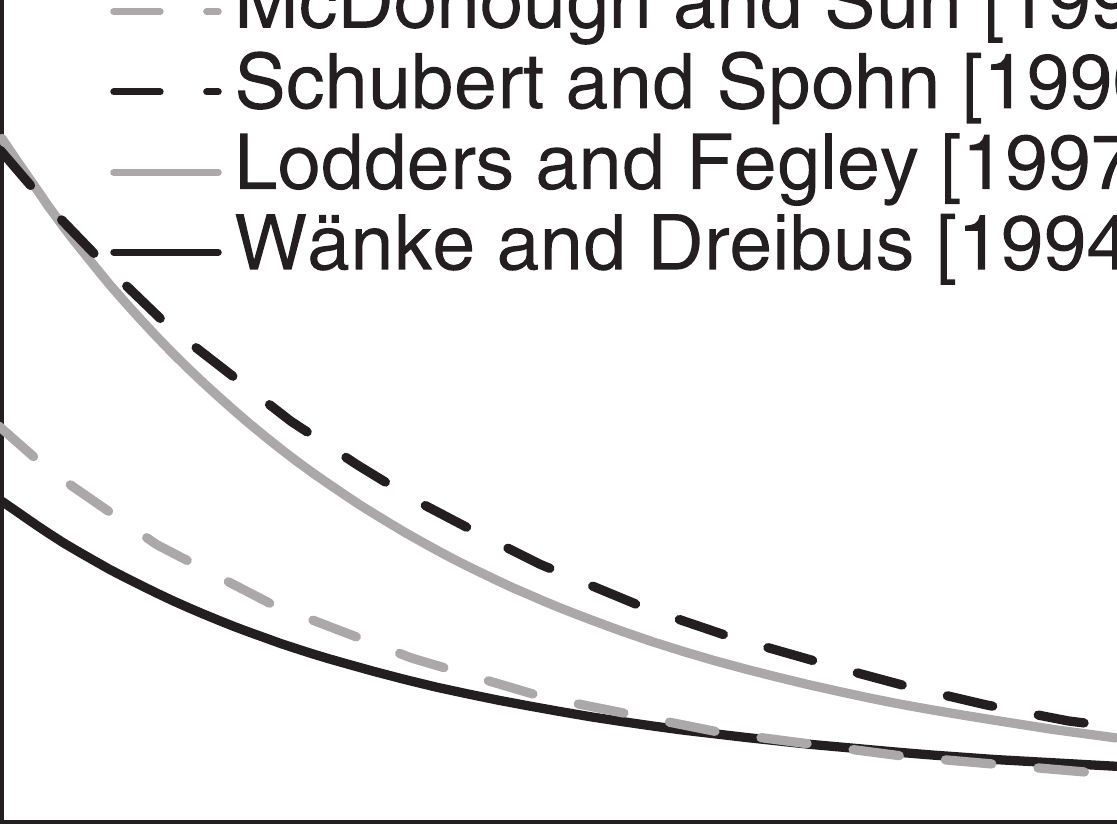
#> input picture parameterized_convection/hauck_phillips.png, 1117 x 824 px
$ python heat_production.py   (Python 2 division)
#> lines starting #> are read from the running program, lines starting #| are printed output that depends on the picture
import numpy as np
from scipy.constants import pi, N_A, Julian_year, gram
# - Citations:## Beattie, Paul. "The generation of uranium series disequilibria by partial melting of
# spinel peridotite: constraints from partitioning studies." EPSL 117.3 (1993): 379-391.
#
#  Hart, Stanley R., and Todd Dunn. "Experimental melt partitioning of 24 trace elements."
#  Contributions to Mineralogy and Petrology 113.1 (1993): 1-8.
#
#  Hauri, Erik H., Thomas P. Wagner, and Timothy L. Grove. "Experimental and natural partitioning
#  of Th, U, Pb and other trace elements between garnet, clinopyroxene and basaltic melts."
#  Chemical Geology 117.1 (1994): 149-166.
#
#  Wanke, Heinrich, Gerlind Dreibus, and I. P. Wright. "Chemistry and accretion history of Mars."
#  Philosophical Transactions of the Royal Society of London. Physical and Engineering
#  Sciences 349.1690 (1994): 285-293.
#
#  Peplowski, Patrick N., et al. "Radioactive elements on Mercurys surface from MESSENGER:
#  Implications for the planets formation and evolution." Science 333.6051 (2011): 1850-1852.
#
#  Turcotte, Donald L., and Gerald Schubert. Geodynamics. Cambridge University Press, 2014.
#
#  Lodders, K., and B. Fegley Jr. "An oxygen isotope model for the composition of Mars."
#  Icarus 126.2 (1997): 373-394.
#
#  McDonough, William F., and S-S. Sun. "The composition of the Earth." Chemical geology
#  120.3 (1995): 223-253.
#
#  Hauck II, Steven A., et al. "Internal and tectonic evolution of Mercury." Earth and
#  Planetary Science Letters 222.3 (2004): 713-728.


class radioactive_species(object):
    def __init__(self, heat_release, half_life, bulk_concentration, partition_coefficient=None):
        """
        Assumes that the concentrations are given in ppm, WHICH IS WEIGHT FRACTION!
        :param heat_release:
        :param half_life:
        :param concentration:
        :param partition_coefficient:
        :param ppm_given:
        :return:
        """
        self.half_life = half_life * Julian_year  # Convert from years to seconds
        self.heat_release = heat_release
        self.four_and_a_half_Gyr = 4.5*Julian_year*1.e9
        self.bulk_concentration = bulk_concentration*1.e-6 # ppm
        self.initial_bulk_concentration = self.bulk_concentration * np.exp(self.four_and_a_half_Gyr * np.log(2.) / self.half_life)
        self.partition_coefficient = partition_coefficient

    def heat_generation_rate(self, time):
        return self.heat_release * self.initial_bulk_concentration * np.exp(-np.log(2.) * (time) / self.half_life)

    def liquid_partioning(self, F):
        """
        Calculate the concentration of heat producing elements in the liquid phase
        from the depth dependent melt fraction, F.
        :param F:
        :return:
        """
        assert self.bulk_concentration is not None, "Bulk Concentration not set."
        assert 0 <= F <= 1, "Depth Dependent Melt Fraction is not between 0 and 1"
        assert self.partition_coefficient is not None, "Partition coefficient not set."
        liquid_concentration = (self.bulk_concentration / F) * [1 - np.power(1 - F, 1 / self.partition_coefficient)]
        return liquid_concentration


class radiogenic_heating(object):
    def __init__(self, uranium_params, thorium_params, potassium_params, model_name=None):
        self.model_name = model_name
        U238fraction = 0.9928
        U235fraction = 0.0071
        K40fraction  = 0.000119
        Th232fraction = 1.0
        # From Hauck et al 2004
        self.bulk_distribution_coefficient = 0.1
        natural_uranium_concentration = uranium_params.pop('bulk_concentration')
        #TODO FINISH THIS.
        self.uranium235 = radioactive_species(heat_release = uranium_params.pop('heat_release_235'),
                                              half_life = uranium_params.pop('half_life_235'),
                                              bulk_concentration = U235fraction*natural_uranium_concentration )

        self.uranium238 = radioactive_species(heat_release = uranium_params.pop('heat_release_238'),
                                              half_life = uranium_params.pop('half_life_238'),
                                              bulk_concentration = U238fraction*natural_uranium_concentration  )
        self.thorium = radioactive_species(**thorium_params)
        self.potassium = radioactive_species(**potassium_params)

    def heat_production(self, time):
        total_heat = self.uranium235.heat_generation_rate(time) + self.uranium238.heat_generation_rate(time) + \
                     self.thorium.heat_generation_rate(time) + 0.000119*self.potassium.heat_generation_rate(time)
        return total_heat

    def batch_melting_fractionization(self, melt_fraction):
        '''
        Fractionation due to batch-melting, equation (12) from Hauck et al 2004.
        :param melt_fraction:
        :return:
        '''
        concentration_melt = 1./(melt_fraction+self.bulk_distribution_coefficient*(1.-melt_fraction))
        return concentration_melt

# ------------------------------------------------------------- #
# - Partition coefficients
# ------------------------------------------------------------- #
# The Partition coefficients are similar for all relevent heat producing
# elements, Beattie (1993).

# From Hart and Dunn (1993), and Hauri et al (1994):
D_clinopyroxene = 0.01
D_garnet = 0.004

# Mars composition, from Wanke and Dreibus (1994):
D_Wanke_Dreibus_Mars = 0.002

# ------------------------------------------------------------- #
# -  Radiogenic Abundances
# ------------------------------------------------------------- #
# Mercury Surface Composition from Peplowski et al (2011), see supplement:
C_Potassium_Peplowski = 1150.  # ppm
C_Uranium238_Peplowski = 220e-3  # ppm
C_Thorium232_Peplowski = 90e-3  # ppm

# "Bulk Silicate Earth" from McDonough and Sun (1995):
C_Potassium_BSE = 240.  # ppm
C_Thorium_BSE = 20.3e-3  # ppm
C_Uranium_BSE = 79.5e-3  # ppm

# CI Carbonaceous Chondrites  from McDonough and Sun (1995):
C_Potassium_CI = 550.  # ppm
C_Uranium_CI = 7.4e-3  # ppm
C_Thorium_CI = 29.e-3  # ppm

# [High] Mars Composition, Lodders and Fegley (1997):
C_Potassium_Lodders = 920.  # ppm
C_Thorium_Lodders = 55.e-3  # ppm
C_Uranium_Lodders = 16.e-3  # ppm

# - See Hauck and Philips (2002) for Comparison.
# [LOW] Mars Composition, Wanke and Dreibus (1994):
C_Potassium_Wanke = 305.  # ppm
C_Thorium_Wanke = 56.e-3  # ppm
C_Uranium_Wanke = 16.e-3  # ppm

# Earth Composition, Turcotte and Schubert (1982):
C_Uranium235_TS = 30.8e-9  # kg kg^-1
C_Uranium238_TS = 0.22e-9  # kg kg^-1
C_Thorium232_TS = 124.e-9  # kg kg^-1
C_Potassium40_TS = 36.9e-9  # kg kg^-1
# "Natural Uranium, Thorium, Potasium"
# Uranium is 99.28% U238, 0.71% U235
# Thorium is 100% Th232
# Potasium is 0.0119% K40
C_Potasium_TS = 31.0e-5  # kg kg^-1
C_Uranium_TS = 31.0e-9  # kg kg^-1
C_Thorium_TS = C_Thorium232_TS  # kg kg^-1


# ------------------------------------------------------------- #
# - Heat Production and Half Lives from Turcoette and Schubert 2002:
# ------------------------------------------------------------- #
# Heat Production Rates:
H_Uranium238 = 9.46e-5  # W kg^-1
H_Uranium235 = 5.69e-4  # W kg^-1
H_Thorium232 = 2.64e-5  # W kg^-1
H_Potasium40 = 2.92e-5  # W kg^-1
# "Natural Uranium, Thorium, Potasium"
# Uranium is 99.28% U238, 0.71% U235
# Thorium is 100% Th232
# Potasium is 0.0119% K40
H_Uranium = 9.81e-5  # W kg^-1
H_Thorium = H_Thorium232  # W kg^-1
H_Potasium = 3.48e-9  # W kg^-1

# Half Lives:
T_Uranium238 = 4.47e9  #years
T_Uranium235 = 7.04e8  #years
T_Thorium232 = 1.40e10  #years
T_Potasium40 = 1.25e9  #years
# ------------------------------------------------------------------------ #
# Turcotte and Schubert Models:
TS82_uranium_params = {'heat_release_235': H_Uranium235,
                       'heat_release_238': H_Uranium238,
                       'half_life_235': T_Uranium235,
                       'half_life_238': T_Uranium238,
                       'partition_coefficient': D_Wanke_Dreibus_Mars,
                       'bulk_concentration': C_Uranium_TS,
}

TS82_potassium_params = {'heat_release': H_Potasium40,
                         'half_life': T_Potasium40,
                         'partition_coefficient': D_Wanke_Dreibus_Mars,
                         'bulk_concentration': C_Potasium_TS,
}

TS82_thorium_params = {'heat_release': H_Thorium,
                       'half_life': T_Thorium232,
                       'partition_coefficient': D_Wanke_Dreibus_Mars,
                       'bulk_concentration': C_Thorium_TS,
}
TS82 = radiogenic_heating(TS82_uranium_params, TS82_thorium_params, TS82_potassium_params, 'Turcotte and Schubert [1984] ')

# Bulk Silicate Earth Models:
CI_uranium_params = {'heat_release_235': H_Uranium235,
                       'heat_release_238': H_Uranium238,
                       'half_life_235': T_Uranium235,
                       'half_life_238': T_Uranium238,
                     'partition_coefficient': D_Wanke_Dreibus_Mars,
                     'bulk_concentration': C_Uranium_CI
}

CI_potassium_params = {'heat_release': H_Potasium40,
                       'half_life': T_Potasium40,
                       'partition_coefficient': D_Wanke_Dreibus_Mars,
                       'bulk_concentration': C_Potassium_CI
}

CI_thorium_params = {'heat_release': H_Thorium,
                     'half_life': T_Thorium232,
                     'partition_coefficient': D_Wanke_Dreibus_Mars,
                     'bulk_concentration': C_Thorium_CI
}
CI = radiogenic_heating(CI_uranium_params, CI_thorium_params, CI_potassium_params,'"CI Carbonaceous Chondrites" [1995]')

# Bulk Silicate Earth Models:
BSE_uranium_params = {'heat_release_235': H_Uranium235,
                      'heat_release_238': H_Uranium238,
                       'half_life_235': T_Uranium235,
                       'half_life_238': T_Uranium238,
                      'partition_coefficient': D_Wanke_Dreibus_Mars,
                      'bulk_concentration': C_Uranium_BSE
}

BSE_potassium_params = {'heat_release': H_Potasium40,
                        'half_life': T_Potasium40,
                        'partition_coefficient': D_Wanke_Dreibus_Mars,
                        'bulk_concentration': C_Potassium_BSE
}

BSE_thorium_params = {'heat_release': H_Thorium,
                      'half_life': T_Thorium232,
                      'partition_coefficient': D_Wanke_Dreibus_Mars,
                      'bulk_concentration': C_Thorium_BSE
}
BSE = radiogenic_heating(BSE_uranium_params, BSE_thorium_params, BSE_potassium_params, '"Bulk Silicate Earth" [1995]')

# Wanke and Dreibus Models:
WD94_uranium_params = {'heat_release_235': H_Uranium235,
                       'heat_release_238': H_Uranium238,
                       'half_life_235': T_Uranium235,
                       'half_life_238': T_Uranium238,
                       'partition_coefficient': D_Wanke_Dreibus_Mars,
                       'bulk_concentration': C_Uranium_Wanke
}

WD94_potassium_params = {'heat_release': H_Potasium40,
                         'half_life': T_Potasium40,
                         'partition_coefficient': D_Wanke_Dreibus_Mars,
                         'bulk_concentration': C_Potassium_Wanke
}

WD94_thorium_params = {'heat_release': H_Thorium,
                       'half_life': T_Thorium232,
                       'partition_coefficient': D_Wanke_Dreibus_Mars,
                       'bulk_concentration': C_Thorium_Wanke
}

WD94 = radiogenic_heating(WD94_uranium_params, WD94_thorium_params, WD94_potassium_params, 'Wanke and Dreibus [1994]')

# Lodders and Fegley Models:
LF97_uranium_params = {'heat_release_235': H_Uranium235,
                       'heat_release_238': H_Uranium238,
                       'half_life_235': T_Uranium235,
                       'half_life_238': T_Uranium238,
                       'partition_coefficient': D_Wanke_Dreibus_Mars,
                       'bulk_concentration': C_Uranium_Lodders
}

LF97_potassium_params = {'heat_release': H_Potasium40,
                         'half_life': T_Potasium40,
                         'partition_coefficient': D_Wanke_Dreibus_Mars,
                         'bulk_concentration': C_Potassium_Lodders
}

LF97_thorium_params = {'heat_release': H_Thorium,
                       'half_life': T_Thorium232,
                       'partition_coefficient': D_Wanke_Dreibus_Mars,
                       'bulk_concentration': C_Thorium_Lodders
}
LF97 = radiogenic_heating(LF97_uranium_params, LF97_thorium_params, LF97_potassium_params, 'Lodders and Fegley [1997]')


def schubert_spoon_heating_model(time):
    return 1.7e-7 * np.exp(-1.38e-17 * (time))/3400.


if __name__ == "__main__":
  import matplotlib.pyplot as plt
  import matplotlib.image as mpimg

  fig1 = mpimg.imread('hauck_phillips.png')
#> fig1 is the input picture: shape (824, 1117, 3) float32; mean R, G, B 0.918, 0.917, 0.917
  plt.imshow(fig1, extent=[0., 4.5,0,6], aspect='auto')
  plt.xlim(0.,4.5)
  plt.ylim(0,6.)
  time = np.linspace(0., Julian_year * 4.5e9, 1000)
  plt.plot(time/(1.e9*Julian_year), schubert_spoon_heating_model(time)/1.e-11, label='Schubert and Spohn')
  models = [LF97, WD94, CI, TS82 ]
  for ii, model in enumerate(models):
      #plt.subplot(1,len(models),ii)
      heat = model.heat_production(time)
      print heat
      print schubert_spoon_heating_model(time)
      plt.plot(time / (1.e9 * Julian_year), heat/1.e-11, label=model.model_name)
  plt.legend()
  plt.xlabel(r'Time [Ga]')
  plt.ylabel(r'Heat Production [W/kg]')
  plt.title('Heat Production Comparison')
  #plt.gca().invert_xaxis()
  plt.show()
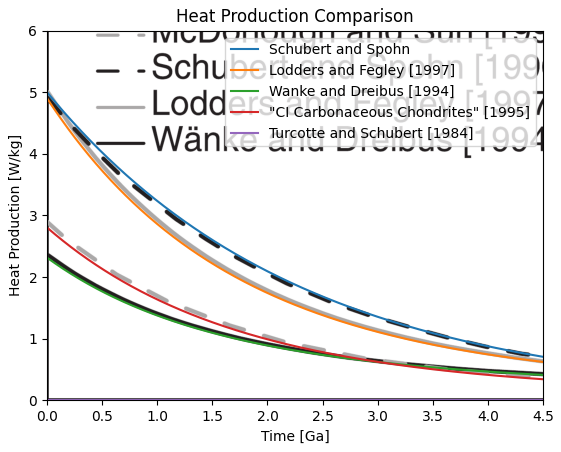
#> figure drawn by matplotlib, 1 panel

$ run again, with parameterized_convection/Core Energetics.png copied over parameterized_convection/hauck_phillips.png
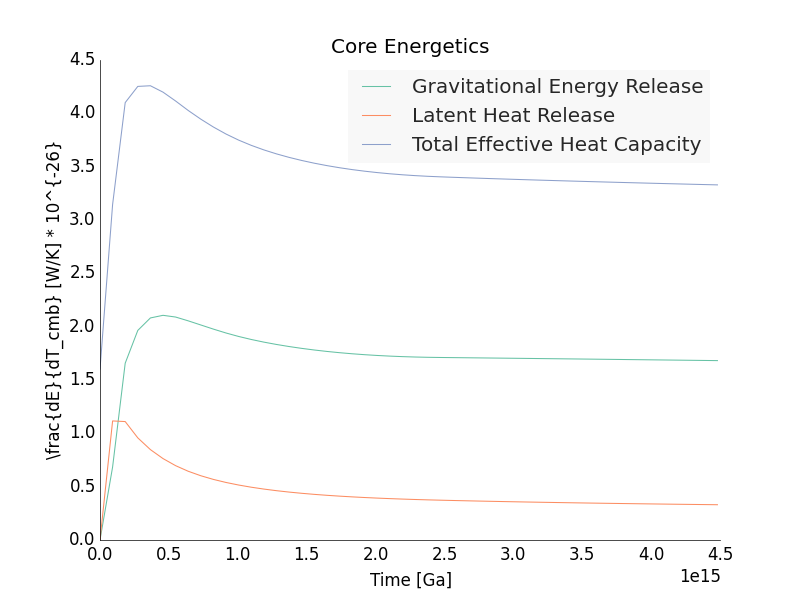
#> input picture parameterized_convection/Core Energetics.png, 800 x 600 px
#> fig1 is the input picture: shape (600, 800, 4) float32; mean R, G, B, A 0.981, 0.981, 0.981, 1
#> `plt.show()`:
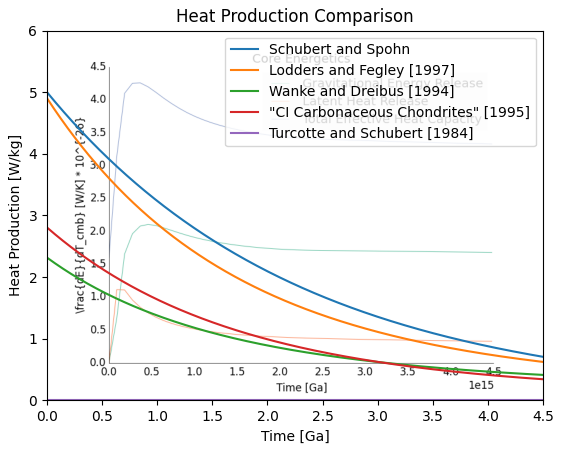
#> figure drawn by matplotlib, 1 panel
